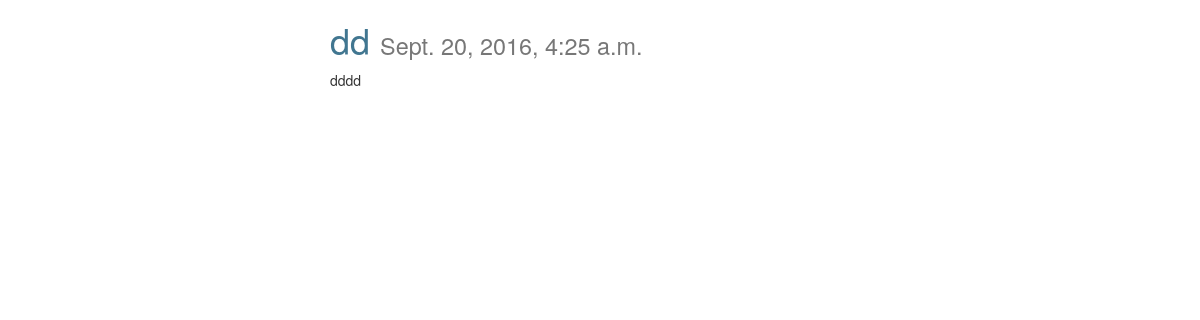
Before: /posts/8/ with the older database file.
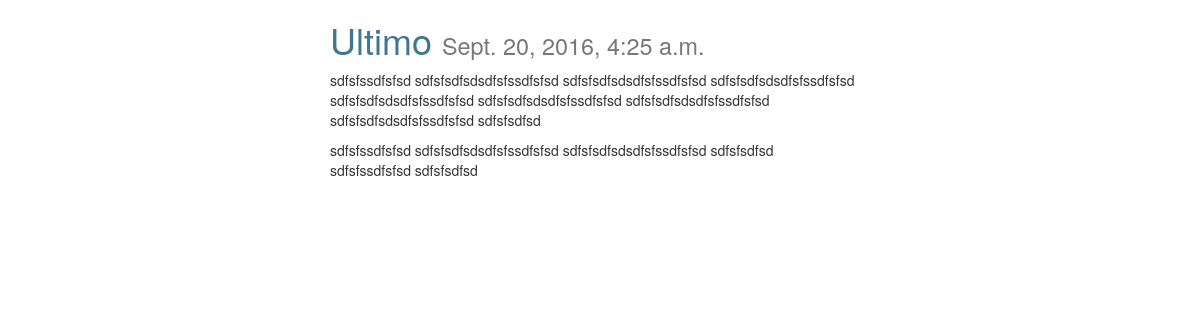
After: the same page with the newer database file.
### posts/models.py (models this page shows, shortened)
class Post(models.Model):
    title = models.CharField(max_length=20)
    image = models.ImageField(upload_to=upload_location, blank=True,
                              height_field="height_field",
                              width_field="width_field")
    height_field = models.IntegerField(default=0)
    width_field = models.IntegerField(default=0)
    content = models.TextField()
    updated = models.DateTimeField(auto_now=True,auto_now_add=False)
    timestamps = models.DateTimeField(auto_now=False, auto_now_add=True)
    class Meta:
        ordering = ["-timestamps", "-updated"]

### posts/views.py (the view)
# urls.py: url(r'^(?P<id>\d+)/$', views.post_detail, name='detail'),
def post_detail(request, id=None):
    instance = get_object_or_404(Post, id=id)
    context = {
        "title": instance.title,
        "instance": instance
    }
    return render(request, "post_detail.html", context)

### templates/post_detail.html (shortened to what this page needs)
{% extends "base.html" %}
{% block content %}
    <div class="col-sm-6 col-sm-offset-3">
        <h1>  {{ instance.title }} <small>{{ instance.timestamps }}</small> </h1>
        {{ instance.content | linebreaks}} <br>
    </div>
{% endblock content %}

Changed rows visible on the page:
changed Post: title "dd" → "Ultimo"; content "dddd" → "sdfsfssdfsfsd sdfsfsdfsdsdfsfssdfsfsd sdfsfsdfsdsdfsfssdfsfsd sdfsfsdfsdsdfsfssdfsfsd sdfsfsdfsdsdfsfssdfsfsd sdfsfsdfsdsdfsfssdfsfsd sdfsfsdfsdsdfsfssdfsfsd sdfsfsdfsdsdfsfssdfsfsd sdfsfsdfsd sdfsfssdfsfsd sdfsfsdfsdsdfsfssdfsfsd sdfsfsdfsdsdfsfssdfsfsd sdfsfsdfsd sdfsfssdfsfsd sdfsfsdfsd"
